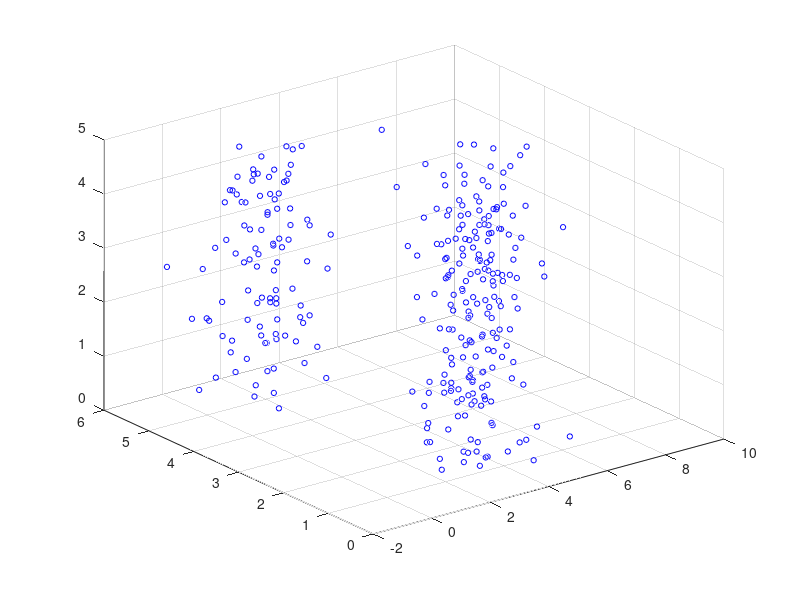

The MATLAB source for this figure: (Note: this script raises an error after producing the figure.)
clear ; close all; clc
fprintf('\nRunning K-Means clustering on example dataset.\n\n');
load('ex7data2.mat');
%K=6;
K=3;
figure
scatter3(X(:,1), X(:,2),X(:,3),15, 'b');
%max_iters = 10;
max_iters = 15;
%initial_centroids = [3 3 3; 6 2 1; 8 5 2;1,4,3;2 5 3; 3 4 3];
initial_centroids = [3 3 3; 6 2 1; 8 5 2];
[centroids, idx] = runkMeans(X, initial_centroids, max_iters, true);
fprintf('\nK-Means Done.\n\n');
